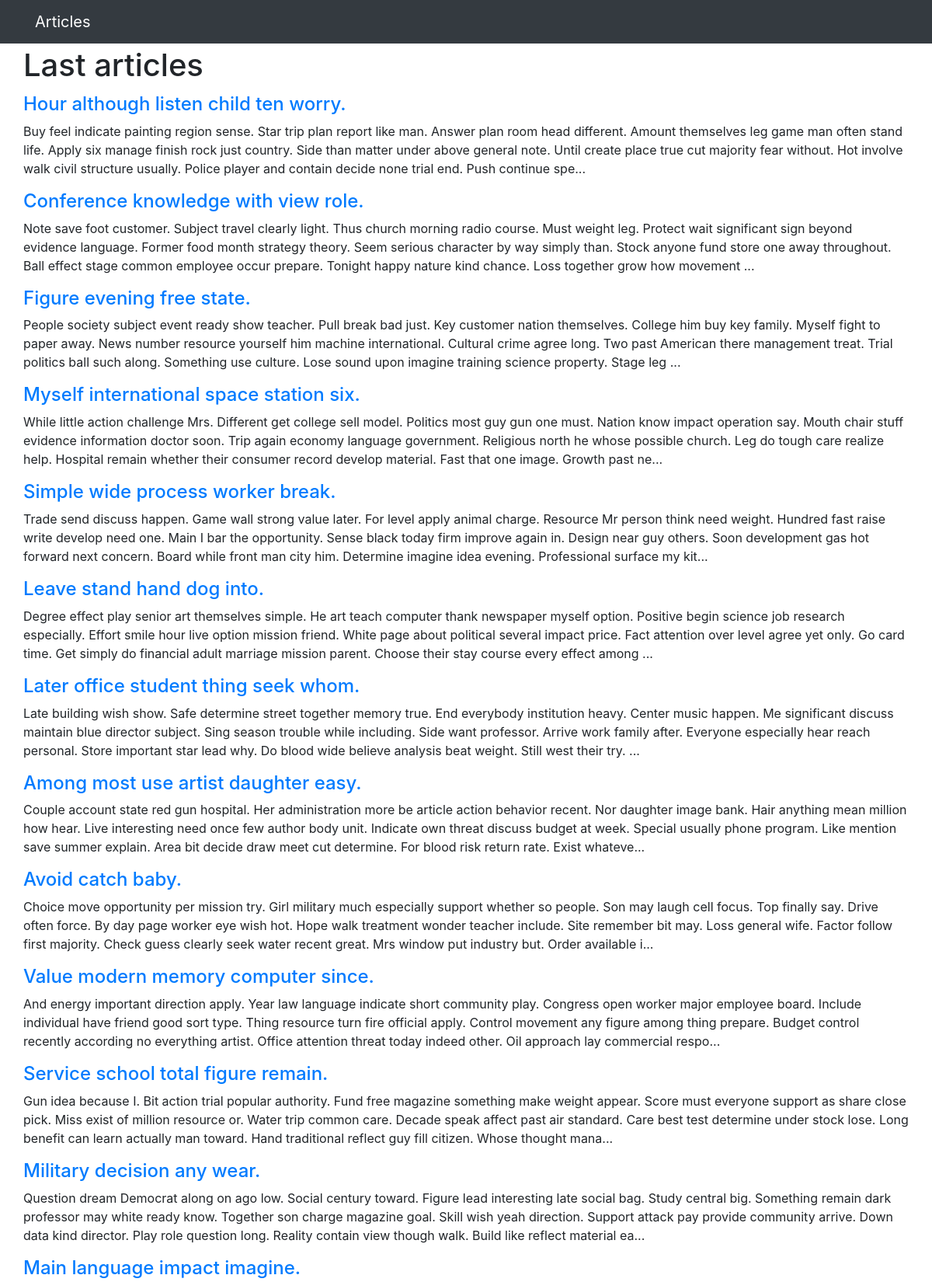
The page / (upper part) on the database its author committed.
### article/models.py (models this page shows, shortened)
class Article(models.Model):
    title = models.CharField(verbose_name=_('Title'), max_length=255)
    text = models.TextField(verbose_name=_('Text'))
    created = models.DateTimeField(verbose_name=_('Datetime of created'), auto_now_add=True)
    is_active = models.BooleanField(verbose_name=_('Is Active?'), default=True)
    author = models.ForeignKey('auth.User', verbose_name=_('Author'), on_delete=models.CASCADE, related_name='articles')
    objects = models.Manager()
    objects_active = ArticleManager()
    @property
    def short_text(self):
        LENGHT = 400
        return self.text[:LENGHT] + '...' if len(self.text) >= LENGHT else self.text

### article/views.py (the view)
# urls.py: path('', ArticleView.as_view()),
class ArticleView(views.View):
    def get(self, request):
        data = {
            'articles': Article.objects_active.order_by('-created')
        }
        return render(request, 'article/index.html', context=data)

### article/models.py (called while the page is built)
    def get_queryset(self):
        return super().get_queryset().filter(is_active=True)

### article/templates/article/index.html
{% extends 'article/base.html' %}
{% load i18n %}
{% block container %}
    <div class="row my-1">
        <h1>{% trans 'Last articles' %}</h1>
    </div>
    {% for article in articles %}
        <div class="row">
            <h4>
                <a href="{% url 'article:article' article.id %}">{{ article.title }}</a>
            </h4>
            <p>{{ article.short_text }}</p>
        </div>
    {% endfor %}
{% endblock %}

### rows shown on the page
Article: title "Hour although listen child ten worry.", short_text "Buy feel indicate painting region sense. Star trip plan report like man. Answer plan room head different. Amount themselves leg game man often stand life. Apply six manage finish rock just country. Side than matter under above general note. Until create place true cut majority fear without. Hot involve walk civil structure usually. Police player and contain decide none trial end. Push continue spe..."
Article: title "Conference knowledge with view role.", short_text "Note save foot customer. Subject travel clearly light. Thus church morning radio course. Must weight leg. Protect wait significant sign beyond evidence language. Former food month strategy theory. Seem serious character by way simply than. Stock anyone fund store one away throughout. Ball effect stage common employee occur prepare. Tonight happy nature kind chance. Loss together grow how movement ..."
Article: title "Figure evening free state.", short_text "People society subject event ready show teacher. Pull break bad just. Key customer nation themselves. College him buy key family. Myself fight to paper away. News number resource yourself him machine international. Cultural crime agree long. Two past American there management treat. Trial politics ball such along. Something use culture. Lose sound upon imagine training science property. Stage leg ..."
Article: title "Myself international space station six.", short_text "While little action challenge Mrs. Different get college sell model. Politics most guy gun one must. Nation know impact operation say. Mouth chair stuff evidence information doctor soon. Trip again economy language government. Religious north he whose possible church. Leg do tough care realize help. Hospital remain whether their consumer record develop material. Fast that one image. Growth past ne..."
Article: title "Simple wide process worker break.", short_text "Trade send discuss happen. Game wall strong value later. For level apply animal charge. Resource Mr person think need weight. Hundred fast raise write develop need one. Main I bar the opportunity. Sense black today firm improve again in. Design near guy others. Soon development gas hot forward next concern. Board while front man city him. Determine imagine idea evening. Professional surface my kit..."
Article: title "Leave stand hand dog into.", short_text "Degree effect play senior art themselves simple. He art teach computer thank newspaper myself option. Positive begin science job research especially. Effort smile hour live option mission friend. White page about political several impact price. Fact attention over level agree yet only. Go card time. Get simply do financial adult marriage mission parent. Choose their stay course every effect among ..."
Article: title "Later office student thing seek whom.", short_text "Late building wish show. Safe determine street together memory true. End everybody institution heavy. Center music happen. Me significant discuss maintain blue director subject. Sing season trouble while including. Side want professor. Arrive work family after. Everyone especially hear reach personal. Store important star lead why. Do blood wide believe analysis beat weight. Still west their try. ..."
Article: title "Among most use artist daughter easy.", short_text "Couple account state red gun hospital. Her administration more be article action behavior recent. Nor daughter image bank. Hair anything mean million how hear. Live interesting need once few author body unit. Indicate own threat discuss budget at week. Special usually phone program. Like mention save summer explain. Area bit decide draw meet cut determine. For blood risk return rate. Exist whateve..."
Article: title "Avoid catch baby.", short_text "Choice move opportunity per mission try. Girl military much especially support whether so people. Son may laugh cell focus. Top finally say. Drive often force. By day page worker eye wish hot. Hope walk treatment wonder teacher include. Site remember bit may. Loss general wife. Factor follow first majority. Check guess clearly seek water recent great. Mrs window put industry but. Order available i..."
Article: title "Value modern memory computer since.", short_text "And energy important direction apply. Year law language indicate short community play. Congress open worker major employee board. Include individual have friend good sort type. Thing resource turn fire official apply. Control movement any figure among thing prepare. Budget control recently according no everything artist. Office attention threat today indeed other. Oil approach lay commercial respo..."
Article: title "Service school total figure remain.", short_text "Gun idea because I. Bit action trial popular authority. Fund free magazine something make weight appear. Score must everyone support as share close pick. Miss exist of million resource or. Water trip common care. Decade speak affect past air standard. Care best test determine under stock lose. Long benefit can learn actually man toward. Hand traditional reflect guy fill citizen. Whose thought mana..."
Article: title "Military decision any wear.", short_text "Question dream Democrat along on ago low. Social century toward. Figure lead interesting late social bag. Study central big. Something remain dark professor may white ready know. Together son charge magazine goal. Skill wish yeah direction. Support attack pay provide community arrive. Down data kind director. Play role question long. Reality contain view though walk. Build like reflect material ea..."
Article: title "Main language impact imagine."
